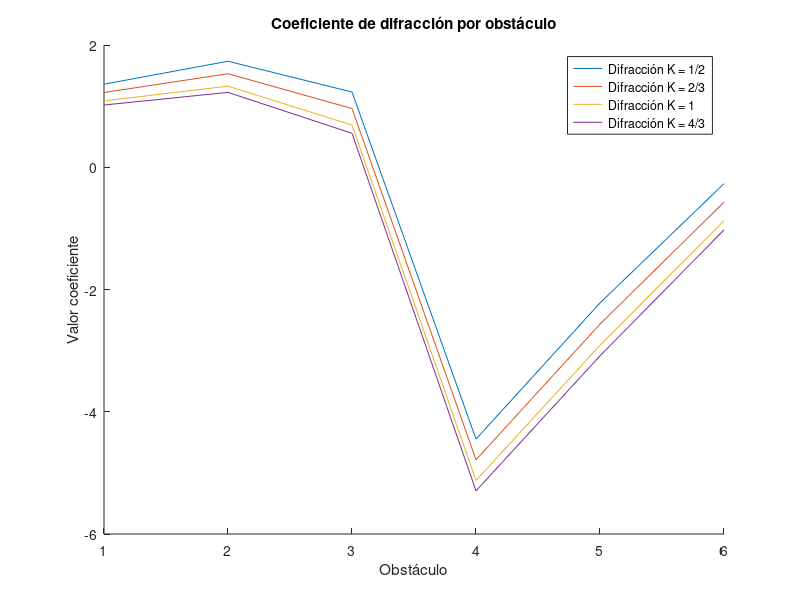
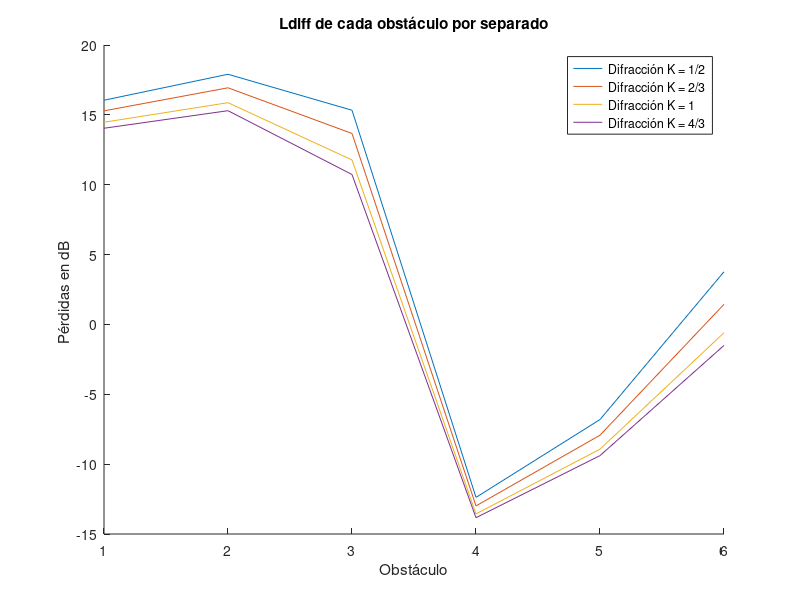
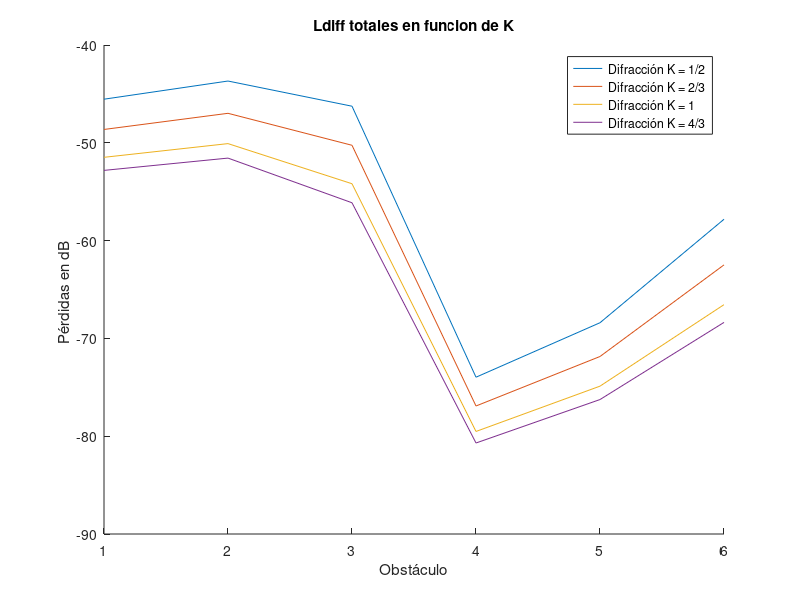

These charts were generated, in order, by the following MATLAB code:
clear;close all;clc;

f      = 5800e6;
c      = 3e8;
lambda = c/f;

% Alturas, distancia y radio en metros

d  = 20.09e3; %en Km
R0 = 6370e3;

e  = [786 800 803 799 735 760 788 795];
a  = [10 0 0 0 0 0 0  10];
d1 = [0 0.806e3 1.910e3 3.721e3 7.831e3 10.955e3 14.965e3 d];
d2 = d - d1;



% -------------------------------------------------------------------------
k    = 4/3;
Re   = R0*k;
dmax = sqrt(2*Re)*(sqrt(e(1)+a(1))+sqrt(e(end)+a(end))); 

if(d<0.1*dmax) 
    %Código ejecutado si tierra plana
    "Tierra plana"
else
    %Código ejecutado si tierra curva
    "Tierra curva"
end
% -------------------------------------------------------------------------

K           = [0.5, 2/3 ,1, 4/3];
Re          = R0*K;
altura_rayo = ((e(end)+a(end)-e(1)-a(1))/d)*d1 + e(1)+a(1);
R1          = sqrt(lambda*d1.*d2/d); 

%Repito el código de Diego pero "K" es un vector, y por tanto "Re" tambien.

% -----------------------------------------------------------------------
% Esta parte elimina el primer y último elemento de los arrays, ya que se 
% corresponde con los valores de las torres y se obtienen valores que no se usan.
d1(:,1)   =[];
d1(:,end) =[];
e(:,1)    =[];
e(:,end)  =[];
R1(:,1)   =[];
R1(:,end) =[];
altura_rayo(:,1)   = [];
altura_rayo(:,end) = [];
% -----------------------------------------------------------------------
d2=d-d1;

obstaculo_mayor          = max(e);
posicion_obstaculo_mayor = find(e==obstaculo_mayor);

numero_iteraciones    = size(Re);
columnas              = size(d1);
flecha_iterada        = zeros(numero_iteraciones(2),columnas(2));
despejamiento_iterado = zeros(numero_iteraciones(2),columnas(2));
uve_iterado           = zeros(numero_iteraciones(2),columnas(2));
Ldif_iterado          = zeros(numero_iteraciones(2),columnas(2));
Ldiff_totales         = zeros(numero_iteraciones(2),columnas(2));
Ldif_sd               = zeros(1,numero_iteraciones(2));
uve_obstaculo_principal_y_subvano            = zeros(numero_iteraciones(2),3);
posicion_uve_menos_negativo_inferior_subvano = zeros(numero_iteraciones(2),3);

figure(1);title("Coeficiente de difracción por obstáculo");
for iteracion=1:numero_iteraciones(2)    
    flecha_iterada(iteracion,:)        = (d1.*d2)/(2*Re(iteracion));
    despejamiento_iterado(iteracion,:) =  e + flecha_iterada(iteracion,:) - altura_rayo;
    uve_iterado(iteracion,:)           = sqrt(2)*despejamiento_iterado(iteracion,:)./R1;
    Ldif_iterado(iteracion,:)          =  6.9 + 20*log10(sqrt((uve_iterado(iteracion,:)-0.1).^2 +1) + uve_iterado(iteracion,:)-0.1);
    
    uve_obstaculo_principal_y_subvano(iteracion,:)  = [uve_iterado(iteracion,posicion_obstaculo_mayor-1),uve_iterado(iteracion,posicion_obstaculo_mayor),uve_iterado(iteracion,posicion_obstaculo_mayor+1)];
    posicion_uve_menos_negativo_inferior_subvano    = find( (uve_iterado(iteracion,:))<(min(uve_obstaculo_principal_y_subvano(iteracion,:))), 1, 'last' );
    
    Ldif_sd(1,iteracion)      = Ldif_iterado(iteracion,posicion_uve_menos_negativo_inferior_subvano);
    Ldiff_sin_CN(iteracion,:) = Ldif_iterado(iteracion,:) + Ldif_sd(1,iteracion);
    
    hold on
    plot(uve_iterado(iteracion,:))
    xticks(1:6);
    hold off
    
end
ylabel("Valor coeficiente");xlabel("Obstáculo");
legend("Difracción K = 1/2","Difracción K = 2/3","Difracción K = 1","Difracción K = 4/3");


figure(2);title("Ldiff de cada obstáculo por separado");
for iteracion=1:numero_iteraciones(2)
    hold on 
    plot(Ldif_iterado(iteracion,:));
    xticks(1:6);
    hold off
end
ylabel("Pérdidas en dB ");xlabel("Obstáculo");
legend("Difracción K = 1/2","Difracción K = 2/3","Difracción K = 1","Difracción K = 4/3");


for mux=1:5   
    binomios(1,mux)=(d1(mux) +d1(mux+1));    
end
CN = sqrt((sum(d1)*prod(d1))/prod(binomios));

Ldiff_totales_dB  = Ldiff_sin_CN - 20*log10(CN);

figure(3);title("Ldiff totales en funcion de K");
for iteracion=1:numero_iteraciones(2)
    hold on 
    plot(Ldiff_totales_dB(iteracion,:));
    xticks(1:6);
    hold off
end
ylabel("Pérdidas en dB ");xlabel("Obstáculo");
legend("Difracción K = 1/2","Difracción K = 2/3","Difracción K = 1","Difracción K = 4/3");
